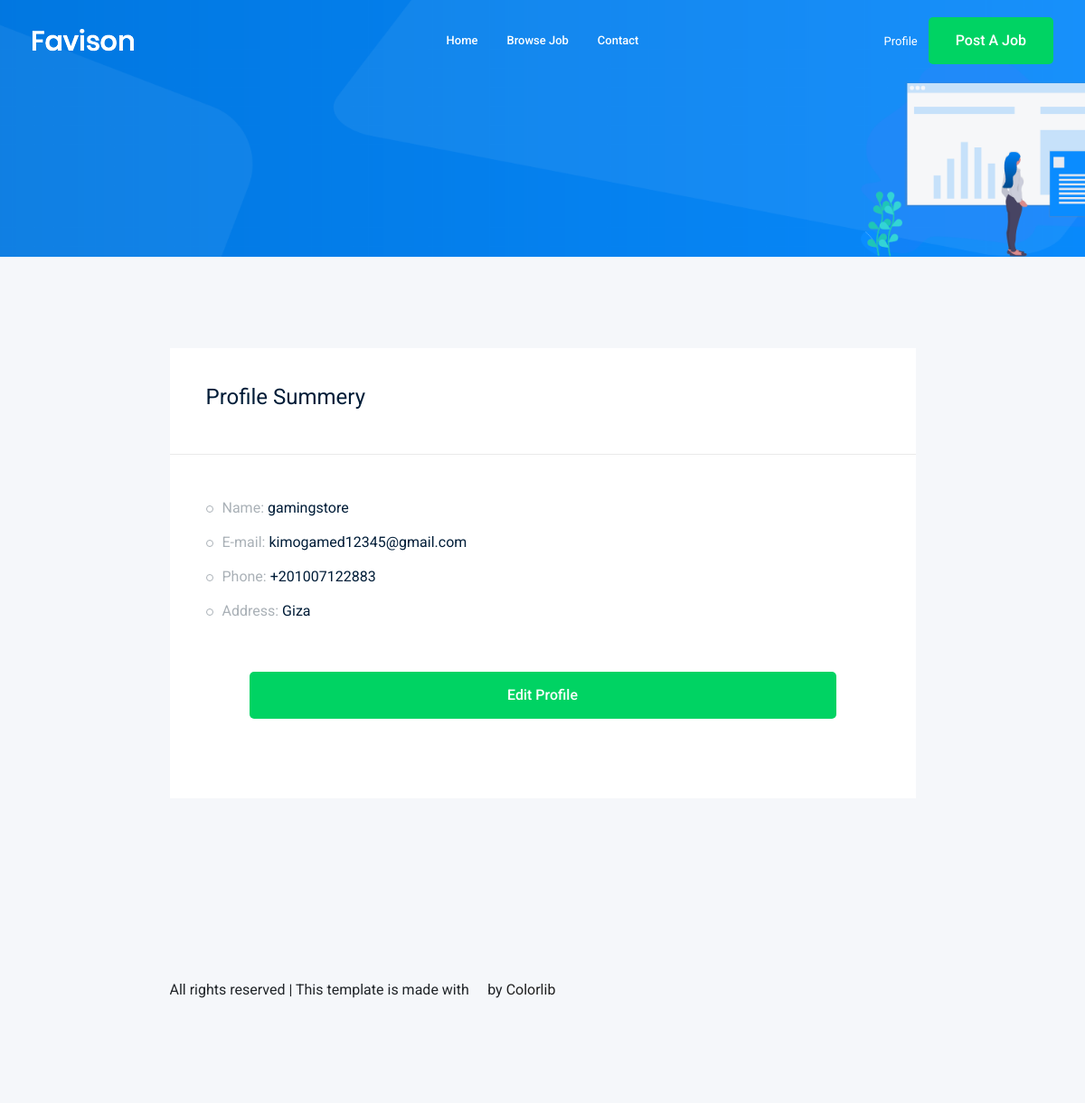
The app's page /accounts/profile (signed in) with its own data.
### accounts/models.py (models this page shows)
class Profile(models.Model):
    user = models.OneToOneField(User,  on_delete = models.CASCADE)
    city = models.ForeignKey('City' , related_name = 'user_city' , on_delete = models.CASCADE , null = True , blank = True)
    phone_number = models.CharField(max_length = 15 , null = True , blank = True)
    image = models.ImageField(upload_to = 'profile/')
    def __str__(self):
        return str(self.user)

class City (models.Model):
     name = models.CharField(max_length = 30)
     def __str__(self):
        return str(self.name)

### accounts/views.py (the view)
# urls.py: path('profile', views.profile , name = 'profile'),
def profile(request):
    profile = Profile.objects.get(user = request.user)
    return render(request , 'accounts/profile.html' , {'profile' : profile} )

### accounts/templates/accounts/profile.html (shortened to what this page needs)
{% extends 'base.html' %}
{% load bootstrap4 %}
{% block body %}
    <div class="bradcam_area bradcam_bg_1">
        <div class="container">
            <div class="row">
                <div class="col-xl-12">
                </div>
            </div>
        </div>
    </div>
    <div class="job_details_area">
        <div class="container">
            <div class="row">
                <div class="col-lg-9 mx-auto">
                    <div class="job_sumary">
                        <div class="summery_header">
                            <h3>Profile Summery</h3>
                        </div>
                        <div class="job_content">
                            <ul>
                                <li>Name: <span>{{profile}}</span></li>
                                <li>E-mail: <span>{{profile.user.email}}</span></li>
                                <li>Phone: <span>{{profile.phone_number}}</span></li>
                                <li>Address: <span>{{profile.city}}</span></li>
                               </ul>
                               <div class = "p-5">
                                <a href = "{% url 'accounts:profile_edit' %}" class="boxed-btn3 w-100">Edit Profile</a>
                               </div>
                        </div>
                    </div>
                    <div class="job_location_wrap">
                        <div class="job_lok_inner">
                            <div id="map" style="height: 200px;"></div>
    {% endblock body %}

### records on screen
Profile: user.username "gamingstore", user.email "kimogamed12345@gmail.com", phone_number "+201007122883", city "Giza"
